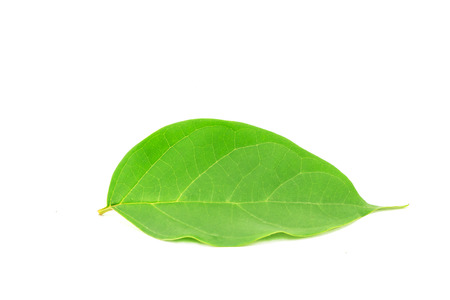
#> input picture i2.jpg, 450 x 300 px
$ python operacionesPI2.py
#> lines starting #> are read from the running program, lines starting #| are printed output that depends on the picture


import cv2
import numpy as np

imagen = cv2.imread('i2.jpg')
#> imagen is the input picture: shape (300, 450, 3); mean B, G, R 218.2, 244.4, 230.5
if imagen is None:
    print('No se pudo cargar la imagen.')
    exit()

altura, anchura = imagen.shape[:2]
#> altura = 300; anchura = 450

# Valor máximo de desplazamiento en píxeles
max_desplazamiento = 1

# Genera una matriz aleatoria de desplazamiento
mapa_desplazamiento = np.random.randint(-max_desplazamiento, max_desplazamiento, (altura, anchura, 2), dtype=np.int32)

imagen_distorsionada = np.zeros_like(imagen)

for y in range(altura):
    for x in range(anchura):
        dx, dy = mapa_desplazamiento[y, x]
        new_x = x + dx
        new_y = y + dy
        if 0 <= new_x < anchura and 0 <= new_y < altura:
            imagen_distorsionada[new_y, new_x] = imagen[y, x]
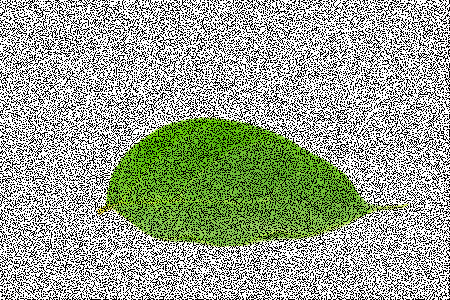
#> imagen_distorsionada: shape (300, 450, 3); mean B, G, R 148.8, 166.6, 157.2

cv2.imshow('Imagen Original', imagen)
cv2.imshow('Imagen Distorsionada', imagen_distorsionada)
cv2.waitKey(0)
cv2.destroyAllWindows()
